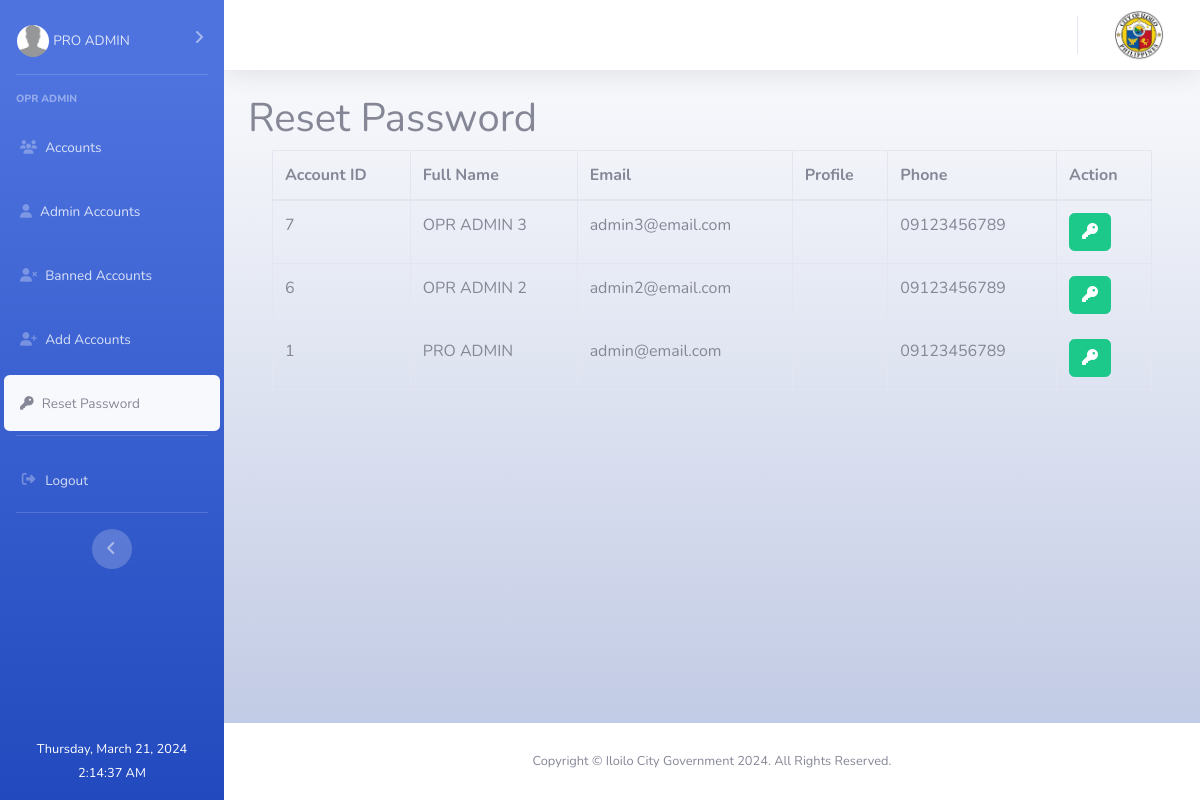
Screenshot of /admin/admin_reset_ps.php (signed in) with the database file from the repository.
### tables this page shows
CREATE TABLE `client` (
  `client_id` int(11) NOT NULL,
  `fullname` varchar(255) NOT NULL,
  `email` varchar(255) NOT NULL,
  `profile` varchar(255) NOT NULL,
  `phone` varchar(255) NOT NULL,
  `password` varchar(255) NOT NULL,
  `is_admin` int(11) NOT NULL,
  `is_deleted` int(11) NOT NULL,
  `created` timestamp NOT NULL DEFAULT current_timestamp() ON UPDATE current_timestamp()
);

### pdoaction.php (called while the page is built, shortened)
<?php
$dsn = "mysql:host=localhost;dbname=uiojt2023";
$username = "root";
$password = "";
try {
    $conn = new PDO($dsn, $username, $password);
    $conn->setAttribute(PDO::ATTR_ERRMODE, PDO::ERRMODE_EXCEPTION);
} catch (PDOException $e) {
    die("Connection failed: " . $e->getMessage());
}
$client_id = htmlspecialchars($_SESSION['id']);
try {
    $stmt = $conn->prepare("SELECT * FROM client WHERE client_id = :client_id");
    $stmt->bindParam(':client_id', $client_id);
    $stmt->execute();
    $member_row = $stmt->fetch(PDO::FETCH_ASSOC);
    $profile = $member_row['profile'];
    $fullname = $member_row['fullname'];
} catch (PDOException $e) {
    echo "Error: " . $e->getMessage();
}

### admin/admin_reset_ps.php (the view, shortened to what this page needs)
<?php
include('../pdoaction.php');
include "layout/header.php";
?>
<body id="page-top">
    <div id="wrapper" style="height: 100vh;">
        <ul class="navbar-nav bg-gradient-primary sidebar sidebar-dark accordion" id="accordionSidebar">
            <li class="nav-item mt-2 my-0">
                <a class="nav-link collapsed btn" id="collapseProfile" data-toggle="collapse" data-target="#collapseTwo" aria-expanded="true" aria-controls="collapseTwo">
                    <img class="img-profile rounded-circle object-fit-cover" src="<?php
                                                                                    if ($profile == "") {
                                                                                        echo "./img/random.jpg";
                                                                                    } else {
                                                                                        echo "profile/" . $profile;
                                                                                    }
                                                                                    ?>" alt="<?php echo $fullname ?>">
                    <span class="small mt-3"><?php echo $fullname; ?></span>
                </a>
            </li>
            <hr class="sidebar-divider text-white">
            <div class="sidebar-heading mb-2">OPR Admin</div>
            <li class="nav-item link m-1 rounded">
                <a class="nav-link" href="admin_page.php">
                    <i class="fas fa-users"></i>
                    <span>Accounts</span>
                </a>
            </li>
            <li class="nav-item link m-1 rounded">
                <a class="nav-link" href="admin_admin_acc.php">
                    <i class="fas fa-user"></i>
                    <span>Admin Accounts</span>
                </a>
            </li>
            <li class="nav-item link  m-1 rounded">
                <a class="nav-link" href="admin_banned_acc.php">
                    <i class="fas fa-user-times"></i>
                    <span>Banned Accounts</span>
                </a>
            </li>
            <li class="nav-item link  m-1 rounded">
                <a class="nav-link" href="admin_add_account.php">
                    <i class="fas fa-user-plus"></i>
                    <span>Add Accounts</span>
                </a>
            </li>
            <li class="nav-item link   bg-light m-1 rounded">
                <a class="nav-link   text-secondary" href="admin_reset_ps.php">
                    <i class="fas fa-key  text-secondary"></i>
                    <span>Reset Password</span>
                </a>
            </li>
            <hr class="sidebar-divider text-white">
            <li class="nav-item link mx-1 mb-1 rounded">
                <a class="nav-link" href="../pdoaction.php?logout=true">
                    <span>Logout</span>
                </a>
            </li>
            <hr class="sidebar-divider text-white">
            <div class="text-center d-none d-md-inline">
                <button class="rounded-circle border-0" id="sidebarToggle"></button>
            </div>
            <div class="text-center mt-auto text-white mb-3">
                <small id="date"></small>
                <br>
                <small id="time"></small>
            </div>
        </ul>
        <div id="content-wrapper" class="d-flex flex-column">
            <div id="content" class="bg-gradient-light">
                <nav class="navbar navbar-expand navbar-light bg-white topbar mb-4 static-top shadow">
                    <ul class="navbar-nav ml-auto ">
                        <li class="nav-item dropdown no-arrow">
                            <a class="nav-link dropdown-toggle" href="admin_page.php">
                                <img class="h-75 w-auto m-2" src="../img/city-gov-logo.png" />
                            </a>
                        </li>
                    </ul>
                </nav>
                <div class="container-fluid mx-auto">
                    <div class="header">
                        <h1 class="font-weight-semibold">Reset Password</h1>
                    </div>
                    <?php
$get_user = $conn->prepare("SELECT * FROM client ORDER BY client_id DESC");
$get_user->execute();
?>
<div class="container">
    <div class="table-responsive">
        <table class="table table-bordered">
            <thead>
                <tr>
                    <th>Account ID</th>
                    <th>Full Name</th>
                    <th>Email</th>
                    <th>Profile</th>
                    <th>Phone</th>
                    <th>Action</th>
                </tr>
            </thead>
            <tbody id="myList">
                <?php while ($user = $get_user->fetch(PDO::FETCH_ASSOC)) { ?>
                    <?php if ($user['is_admin'] != 0 && $user['is_deleted'] != 1) { ?>
                        <tr>
                            <td><?php echo $user['client_id']; ?></td>
                            <td><?php echo $user['fullname']; ?></td>
                            <td><?php echo $user['email']; ?></td>
                            <td><?php echo $user['profile']; ?></td>
                            <td><?php echo $user['phone']; ?></td>
                            <td>
<a href="#" class="btn btn-success change_pass" id="change_pass_<?php echo $user['client_id']; ?>" data-toggle="modal" data-target="#change_pass_modal_<?php echo $user['client_id']; ?>" title="Change password">
    <i class="fas fa-key"></i>
</a>
                            </td>
                        </tr>
                    <?php } ?>
                <?php } ?>
            </tbody>
        </table>
    </div>
</div>
                </div>
            </div>
            <?php include "layout/footer.php" ?>
        </div>
</body>
</html>

### css/custom.css (style rules this page uses)
body { scroll-behavior: smooth; }

### rows the page displays
client: fullname "PRO ADMIN", client_id "1", email "admin@email.com", phone "09123456789"
client: client_id "7", fullname "OPR ADMIN 3", email "admin3@email.com", phone "09123456789"
client: client_id "6", fullname "OPR ADMIN 2", email "admin2@email.com", phone "09123456789"
